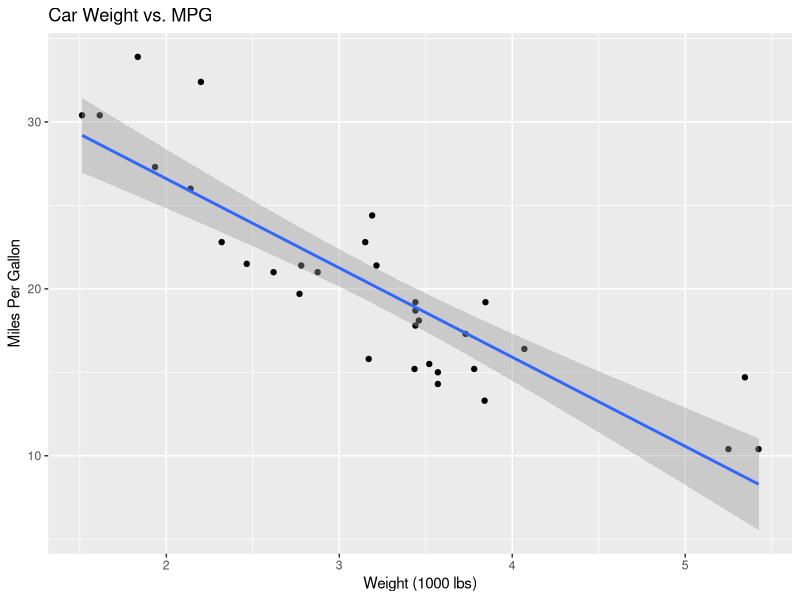

This figure's R source:
## ---- chunk 1
#| echo: true
#| fig-width: 8
#| fig-height: 4

# Example R code
library(ggplot2)
mtcars |>
  ggplot(aes(x = wt, y = mpg)) +
  geom_point() +
  geom_smooth(method = "lm") +
  labs(title = "Car Weight vs. MPG",
       x = "Weight (1000 lbs)",
       y = "Miles Per Gallon")
## ---- chunk 2
#| echo: true

# Summary statistics
summary(mtcars$mpg)
